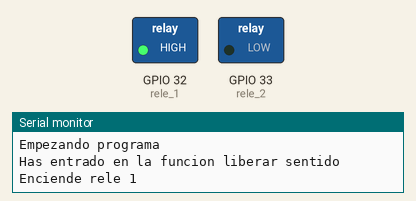
Simulated run of this sketch. Board: ESP32. Parts: switched loads named in the sketch (green lamp = pin HIGH), the last lines printed to the serial monitor.

Above: at 0.1 s.
At 18.6 s:
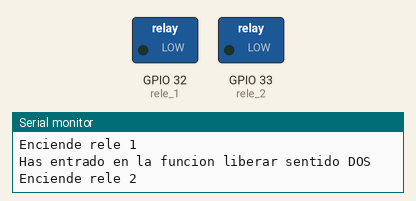
At 38.1 s:
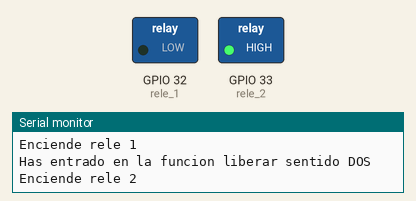
Timing chart, 0 to 39.6 s (numbered marks = the images above):
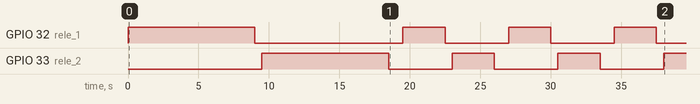

The sketch:

reles.ino
```cpp
int espera;
int tim_espera = 9000;
int i;

int rele_1 = 32;
int rele_2 = 33;

void setup(){
  pinMode(rele_1, OUTPUT);
  pinMode(rele_2, OUTPUT);
  Serial.begin(115200);
  Serial.println("Empezando programa");
  i = 1;
  espera = 3;
  }

void loop(){
  switch (i) {
  case 1:
    fun1_liberar_sentido1();
    i = 2;
    // statements
    break;
  case 2:
    fun2_liberar_sentido2();
    i =3;
    // statements
    break;
  case 3:
    fun3_tiempo_espera();
    i =1;
    // statements
    break;
  default:
    // statements
    break;
}

delay(500);
  //Serial.println("mande a llamar la funcion de enciendo mi boton");


  /*
  Serial.println("Enciende rele 1");
  digitalWrite(rele_1, HIGH);
  delay(1000);
  Serial.println("Apaga rele 1");
  digitalWrite(rele_1, LOW);
  delay(1000);
  Serial.println("Enciende rele 2");
  digitalWrite(rele_2, HIGH);
  delay(1000);
  Serial.println("Apaga rele 2");
  digitalWrite(rele_2, LOW);
  delay(1000);
  */
}

/////////////////////////////////////////////////////
// Funciones externas

void prueba(){
  Serial.println("Estoy en una prueba");
  delay(5000);

}

void fun1_liberar_sentido1(){
  Serial.println("Has entrado en la funcion liberar sentido");
  Serial.println("Enciende rele 1");
  digitalWrite(rele_1, HIGH);
  delay(tim_espera);
  digitalWrite(rele_1, LOW);
}

void fun2_liberar_sentido2(){
  Serial.println("Has entrado en la funcion liberar sentido DOS");
  Serial.println("Enciende rele 2");
  digitalWrite(rele_2, HIGH);
  delay(tim_espera);
  digitalWrite(rele_2, LOW);
}

void fun3_tiempo_espera(){
  Serial.println("Has entrado en la funcion Cambiar Tiempo de espera");
  if(espera == 3){
    tim_espera = 3000;
    }
  else if(espera == 6){
    tim_espera = 6000;
    }
  else{
    tim_espera = 9000;
    }
}
```

Measured:
- by itself, GPIO 32 (rele_1): LOW → HIGH at 0.00 s, → LOW 9.0 s later, → HIGH 10.5 s later, → LOW 3.0 s later, … (8 changes in this stretch)
- by itself, GPIO 33 (rele_2): repeats every 7.5 s: LOW 4.5 s, HIGH 3.0 s
